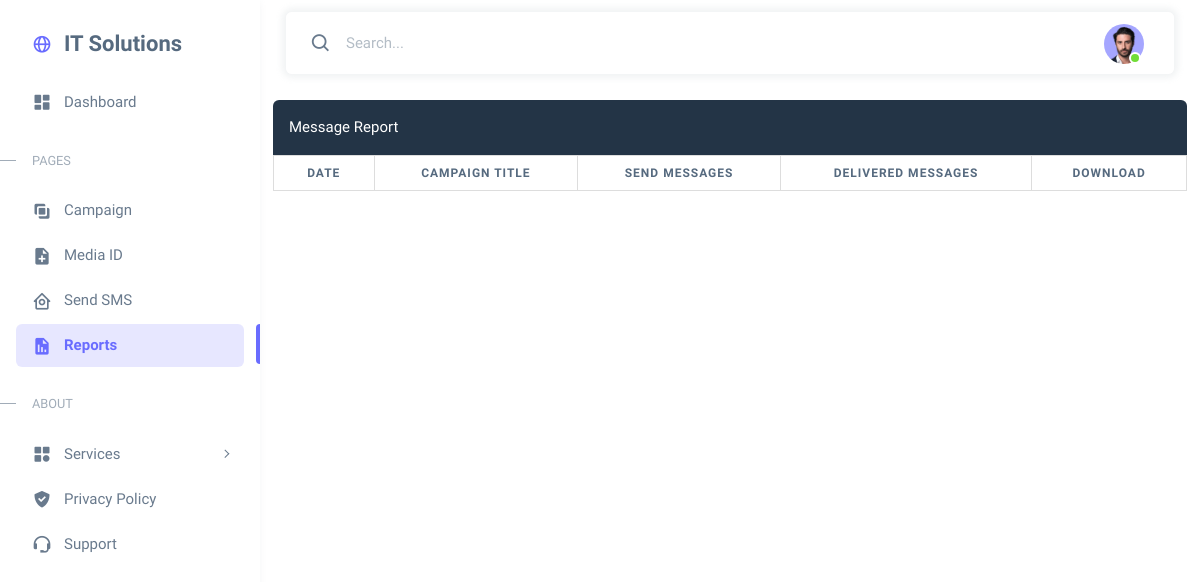
Before: /reports/ (signed in) with the older database file.
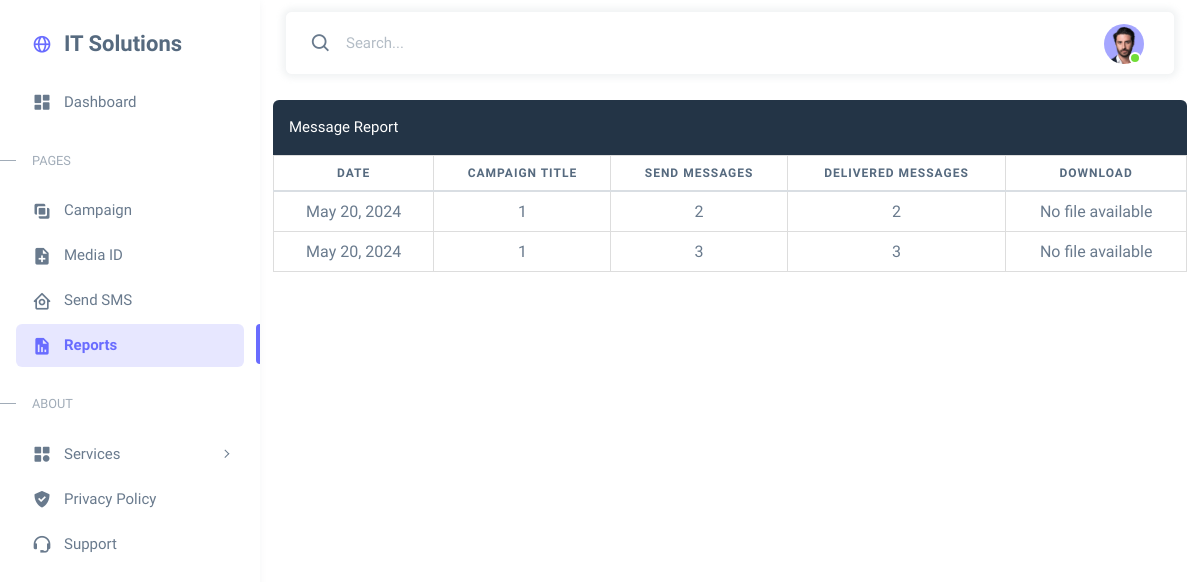
After: the same page with the newer database file.
### smsapp/models.py (models this page shows)
class ReportInfo(models.Model):
    email = models.ForeignKey(settings.AUTH_USER_MODEL, on_delete=models.CASCADE)
    campaign_title=models.CharField(max_length=50)
    message_date = models.DateField()
    message_send = models.IntegerField()
    message_delivery = models.IntegerField()
    message_failed = models.IntegerField()

### smsapp/views.py (the view)
# urls.py: path('reports/', views.Reports, name='reports'),
@login_required
def Reports(request):
    report_list = ReportInfo.objects.filter(email=request.user)
    file_list = ReportFile.objects.filter(email=request.user)
    file_map = {file.report_id: file for file in file_list}
    for report in report_list:
        report.file = file_map.get(report.id)
    return render(request, 'reports.html', {
        "report_list": report_list,
        "username":username(request)
                })

### smsapp/models.py (called while the page is built)
    def __str__(self):
        return self.email

### smsapp/views.py (called while the page is built)
@login_required
def username(request):
    username=request.user
    return username

### smsapp/templates/reports.html (shortened to what this page needs)
<html lang="en" class="light-style layout-menu-fixed" dir="ltr" data-theme="theme-default" data-assets-path="../assets/"
    data-template="vertical-menu-template-free" style="height: 1500px;">
<head>
    <link rel="stylesheet" href="/static/assets/vendor/fonts/boxicons.css" />
    <link rel="stylesheet" href="/static/assets/vendor/css/core.css" class="template-customizer-core-css" />
    <link rel="stylesheet" href="/static/assets/vendor/css/theme-default.css" class="template-customizer-theme-css" />
    <link rel="stylesheet" href="/static/assets/css/demo.css" />
    <link rel="stylesheet" href="/static/assets/vendor/libs/perfect-scrollbar/perfect-scrollbar.css" />
    <link rel="stylesheet" href="/static/assets/vendor/libs/apex-charts/apex-charts.css" />
</head>
<body>
    <div class="layout-wrapper layout-content-navbar">
        <div class="layout-container">
            <aside id="layout-menu" class="layout-menu menu-vertical menu bg-menu-theme">
                <div class="app-brand demo">
                    <a href="/dashboard/" class="app-brand-link">
                        <i class="menu-icon tf-icons bx bx-globe"></i>
                        <span class="app-brand-text menu-text fw-bolder fs-4">IT Solutions</span>
                    </a>
                </div>
                <ul class="menu-inner py-1">
                    <li class="menu-item">
                        <a href="/dashboard/" class="menu-link">
                            <i class="menu-icon tf-icons bx bxs-dashboard"></i>
                            <div data-i18n="Analytics">Dashboard</div>
                        </a>
                    </li>
                    <li class="menu-header small text-uppercase">
                        <span class="menu-header-text">Pages</span>
                    </li>
                    <li class="menu-item">
                        <a href="/campaign/" class="menu-link">
                            <i class="menu-icon tf-icons bx bx-unite"></i>
                            <div>Campaign</div>
                        </a>
                    </li>
                    <li class="menu-item">
                        <a href="/media_upload/" class="menu-link">
                            <i class="menu-icon tf-icons bx bxs-file-plus"></i>
                            <div data-i18n="Tables">Media ID</div>
                        </a>
                    </li>
                    <li class="menu-item">
                        <a href="/send-sms/" class="menu-link">
                            <i class="menu-icon tf-icons bx bx-home-circle"></i>
                            <div data-i18n="Analytics">Send SMS</div>
                        </a>
                    </li>
                    <li class="menu-item active">
                        <a href="/reports" class="menu-link">
                            <i class="menu-icon tf-icons bx bxs-report"></i>
                            <div data-i18n="Tables">Reports</div>
                        </a>
                    </li>
                    <li class="menu-header small text-uppercase"><span class="menu-header-text">About</span></li>
                    <li class="menu-item">
                        <a href="javascript:void(0);" class="menu-link menu-toggle">
                            <i class="menu-icon tf-icons bx bxs-category"></i>
                            <div data-i18n="Form Layouts">Services</div>
                        </a>
                    </li>
                    <li class="menu-item">
                        <a href="https://www.itsolution4india.com/privacy-policy.php" class="menu-link">
                            <i class="menu-icon tf-icons bx bxs-check-shield"></i>
                            <div data-i18n="Documentation">Privacy Policy</div>
                        </a>
                    </li>
                    <li class="menu-item">
                        <a href="https://www.itsolution4india.com/contact.php" class="menu-link">
                            <i class="menu-icon tf-icons bx bx-support"></i>
                            <div data-i18n="Documentation">Support</div>
                        </a>
                    </li>
                </ul>
            </aside>
            <div class="layout-page" style="background-color: white; height: fit-content;">
                <nav class="layout-navbar container-xxl navbar navbar-expand-xl navbar-detached align-items-center "
                    id="layout-navbar" style="background-color: black;">
                    <div class="navbar-nav-right d-flex align-items-center" id="navbar-collapse">
                        <div class="navbar-nav align-items-center">
                            <div class="nav-item d-flex align-items-center">
                                <i class="bx bx-search fs-4 lh-0"></i>
                                <input type="text" class="form-control border-0 shadow-none" placeholder="Search..."
                                    aria-label="Search..." />
                            </div>
                        </div>
                        <ul class="navbar-nav flex-row align-items-center ms-auto">
                            <li class="nav-item navbar-dropdown dropdown-user dropdown">
                                <a class="nav-link dropdown-toggle hide-arrow" href="javascript:void(0);"
                                    data-bs-toggle="dropdown">
                                    <div class="avatar avatar-online">
                                        <img src="/static/assets/img/avatars/1.png" alt
                                            class="w-px-40 h-auto rounded-circle" />
                                    </div>
                                </a>
                            </li>
                        </ul>
                    </div>
                </nav>
                <div class="content-wrapper" style="height: 1500px;">
                    <div class="container-xxl flex-grow-1 container-p-y">
                        <div class="row">
                            <div class="w-100 p-3 text-white rounded-top bg-dark">
                                Message Report</div>
                                <table class="table">
                                    <thead>
                                        <tr>
                                            <th scope="col">Date</th>
                                            <th scope="col">Campaign Title</th>
                                            <th scope="col">Send Messages</th>
                                            <th scope="col">Delivered Messages</th>
                                            <th scope="col">Download</th>
                                        </tr>
                                    </thead>
                                    <tbody>
                                        {% for report in report_list %}
                                        <tr>
                                            <td>{{ report.message_date }}</td>
                                            <td>{{ report.campaign_title }}</td>
                                            <td>{{ report.message_send }}</td>
                                            <td>{{ report.message_delivery }}</td>
                                            <td>
                                                {% if report.file %}
                                                <a href="{% url 'download_pdf' test_id=report.file.id %}" download="{{ report.file.report_file.name }}">
                                                    <button class="btn btn-link text-dark text-sm mb-0 px-0 ms-4">
                                                        <i class='bx bxs-file-pdf' style='color:#ba0505'></i>
                                                        Download
                                                    </button>
                                                </a>
                                                {% else %}
                                                No file available
                                                {% endif %}
                                            </td>
                                        </tr>
                                        {% endfor %}
                                    </tbody>
                                </table>
                        </div>
                    </div>
                </div>
            </div>
        </div>
    </div>
</body>
</html>

### smsapp/static/assets/css/demo.css (style rules this page uses)
.menu .app-brand.demo { height: 64px; margin-top: 12px; }

### smsapp/templates/reports.html (style rules this page uses)
table { border-collapse: collapse; width: 100%; }
th, td { border: 1px solid #dddddd; text-align: center; padding: 8px; }
th { background-color: #f2f2f2; }

Changed rows visible on the page:
added ReportInfo: message_date "May 20, 2024", campaign_title "1", message_send "2", message_delivery "2", shows "No file available"
added ReportInfo: message_date "May 20, 2024", campaign_title "1", message_send "3", message_delivery "3", shows "No file available"
